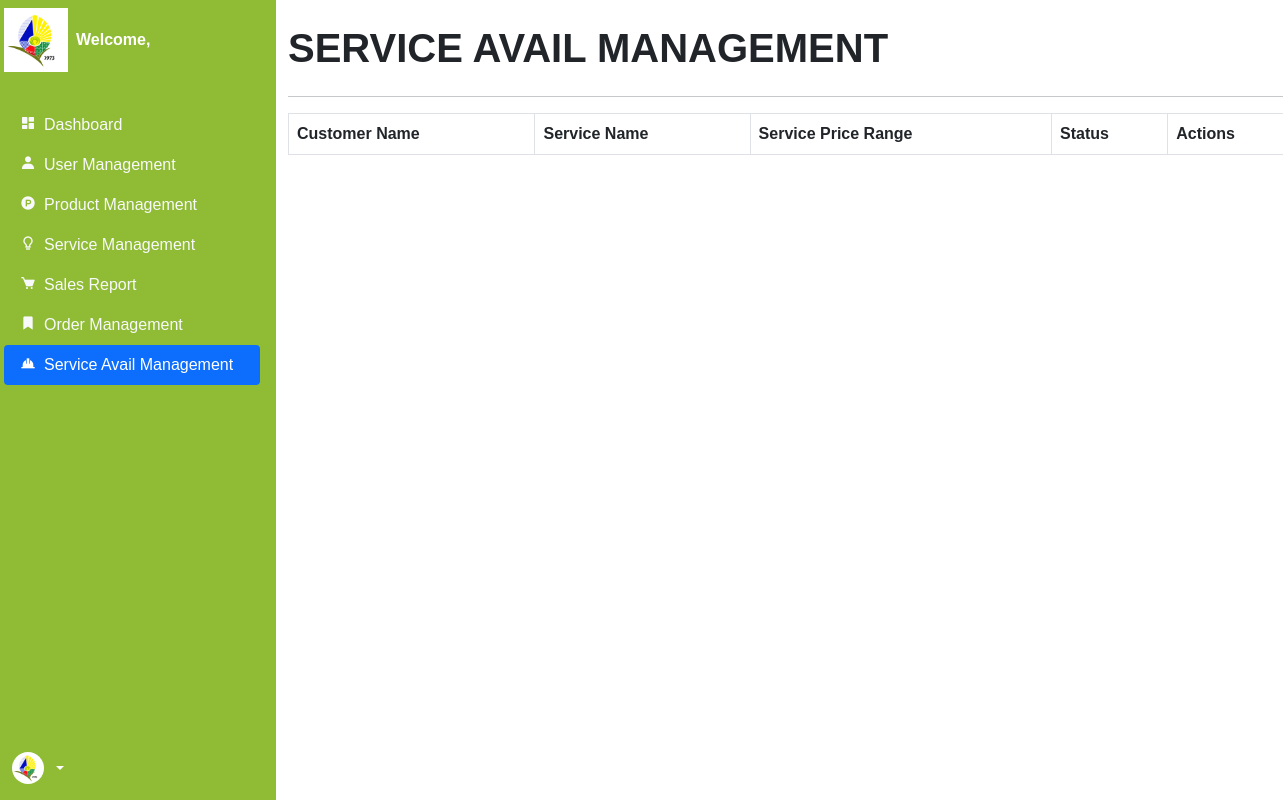
/backend/service_avail.php, run on an earlier commit of the app's database.
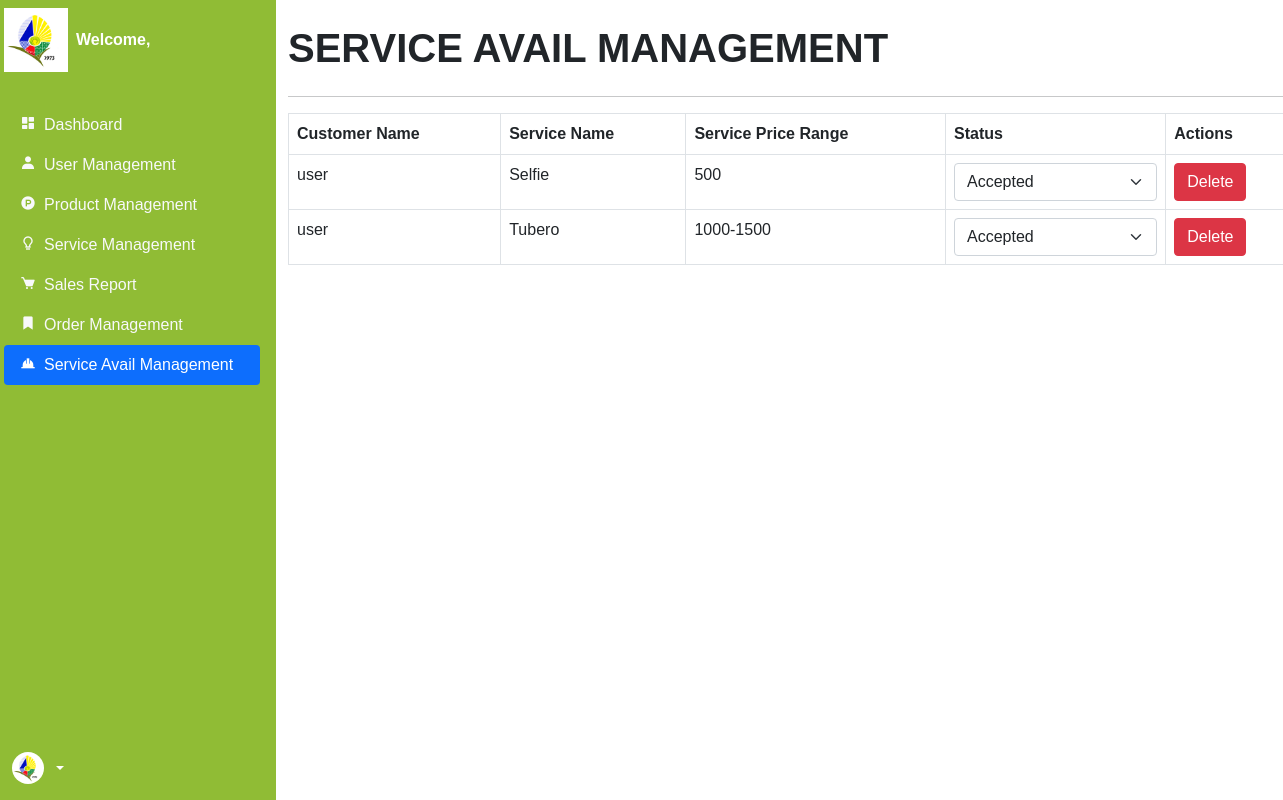
And on a later commit of the database.
### tables this page shows
CREATE TABLE `availed_service` (
  `avail_id` int(20) NOT NULL,
  `service_avail_ref` varchar(340) NOT NULL,
  `service_id` int(200) NOT NULL,
  `date` date DEFAULT NULL,
  `avail_status` text NOT NULL,
  `account_id` int(200) NOT NULL
);

CREATE TABLE `account` (
  `id` int(11) NOT NULL,
  `fullname` varchar(255) NOT NULL,
  `email` varchar(255) NOT NULL,
  `contact` varchar(255) NOT NULL,
  `address` varchar(255) NOT NULL,
  `location` varchar(255) NOT NULL,
  `username` varchar(255) NOT NULL,
  `password` varchar(255) NOT NULL,
  `timestamp` datetime NOT NULL DEFAULT current_timestamp() ON UPDATE current_timestamp(),
  `usertype` varchar(255) NOT NULL
);

CREATE TABLE `services` (
  `id` int(11) NOT NULL,
  `image` varchar(255) NOT NULL,
  `title` varchar(255) NOT NULL,
  `description` text NOT NULL,
  `service_price_range` varchar(250) NOT NULL,
  `timestamp` date NOT NULL DEFAULT current_timestamp()
);

### backend/service_avail.php (the view, shortened to what the changed rows need)
<?php
    include '../components/backend_header.php';
?>
<body>
    <div class="container-fluid">
        <div class="row flex-nowrap">
            <?php
            $statusOptions = ['Ordered', 'Accepted', 'Completed'];
            ?>
            <div class="col-12 col-xl-10">
                <div class="col mt-4">
                    <h1 class="mb-4 text-uppercase fw-bolder">Service Avail Management</h1>
                    <div class="row">
                        <div class="col">
                            <div class="table-responsive">
                                <table class="table table-bordered">
                                    <thead>
                                        <tr>
                                            <th>Customer Name</th>
                                            <th>Service Name</th>
                                            <th>Service Price Range</th>
                                            <th>Status</th>
                                            <th>Actions</th>
                                        </tr>
                                    </thead>
                                    <tbody>
                                        <?php
                                            $sqlGET = "SELECT a.avail_id, a.service_id, a.date, a.avail_status, s.title, s.service_price_range, a.account_id, d.fullname
                                                FROM availed_service a
                                                LEFT JOIN services s ON s.id = a.service_id
                                                LEFT JOIN account d ON d.id = a.account_id
                                                WHERE a.avail_status != 'cart'";
                                            $joinedData = mysqli_query($conn, $sqlGET);
                                            foreach ($joinedData as $product) {
                                        ?>
                                            <tr>
                                                <td><?= $product['fullname']; ?></td>
                                                <td><?= $product['title']; ?></td>
                                                <td><?= $product['service_price_range']; ?></td>
                                                <td>
                                                    <select class="form-select" name="status" id="status<?= $product['avail_id']; ?>" onchange="Update(<?= $product['avail_id']; ?>, this)">
                                                        <?php foreach ($statusOptions as $statusOption) { ?>
                                                            <option value="<?= $statusOption; ?>" <?= ($statusOption === $product['avail_status']) ? 'selected' : ''; ?>>
                                                                <?= $statusOption; ?>
                                                            </option>
                                                        <?php } ?>
                                                    </select>
                                                </td>
                                                <td>
                                                    <a href="service_remove_cart1.php?avail_id=<?= $service['avail_id'] ?>" class="btn btn-danger">Delete</a>
                                                </td>
                                            </tr>
                                        <?php } ?>
                                    </tbody>
                                </table>
                            </div>
                        </div>
                    </div>
                </div>
            </div>
        </div>
    </div>
</body>
</html>

What changed in the data, as far as the page shows it:
added availed_service: account.fullname "user", service.title "Selfie", service.service_price_range "500", status "Accepted"
added availed_service: account.fullname "user", service.title "Tubero", service.service_price_range "1000-1500", status "Accepted"
